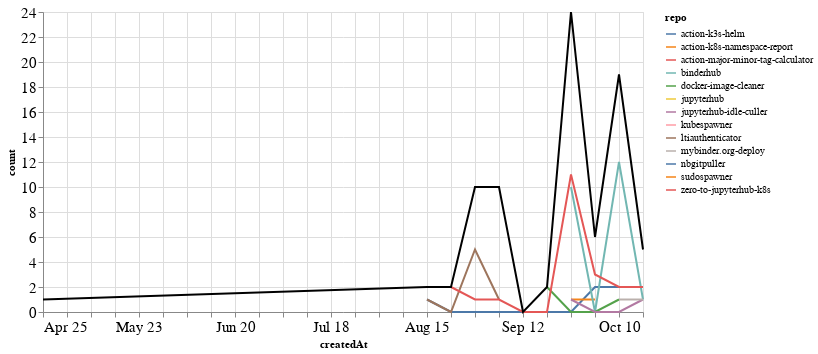

The cell this chart's notebook holds for it:
### Markdown cell above
### PRs

### Code cell
prs_time = prs.groupby('repo').resample('W', on='createdAt').count()['author'].reset_index()
prs_time = prs_time.rename(columns={'author': 'count'})
prs_time_total = prs_time.groupby('createdAt').agg({"count": "sum"}).reset_index()

ch1 = alt.Chart(prs_time, width=600).mark_line().encode(
    x='createdAt',
    y='count',
    color='repo',
    tooltip="repo"
)

ch2 = alt.Chart(prs_time_total, width=600).mark_line(color="black").encode(
    x='createdAt',
    y='count',
)

ch1 + ch2

### Figure 1 — Vega-Lite specification as saved in the notebook (floating-point values rounded to 4 significant figures)
{"config": {"axisLeft": {"labelFontSize": 15}, "axisBottom": {"labelFontSize": 15}}, "layer": [{"data": {"name": "data-c391b0855874e650cedba7af8890a9d2"}, "mark": "line", "encoding": {"color": {"type": "nominal", "field": "repo"}, "tooltip": {"type": "nominal", "field": "repo"}, "x": {"type": "temporal", "field": "createdAt"}, "y": {"type": "quantitative", "field": "count"}}, "width": 600}, {"data": {"name": "data-efbd157516c90868e023e8e08e9b71a4"}, "mark": {"type": "line", "color": "black"}, "encoding": {"x": {"type": "temporal", "field": "createdAt"}, "y": {"type": "quantitative", "field": "count"}}, "width": 600}], "$schema": "https://vega.github.io/schema/vega-lite/v4.8.1.json", "datasets": {"data-c391b0855874e650cedba7af8890a9d2": [{"repo": "action-k3s-helm", "createdAt": "2021-08-15T00:00:00", "count": 1}, {"repo": "action-k3s-helm", "createdAt": "2021-08-22T00:00:00", "count": 0}, {"repo": "action-k3s-helm", "createdAt": "2021-08-29T00:00:00", "count": 0}, {"repo": "action-k3s-helm", "createdAt": "2021-09-05T00:00:00", "count": 0}, {"repo": "action-k3s-helm", "createdAt": "2021-09-12T00:00:00", "count": 0}, {"repo": "action-k3s-helm", "createdAt": "2021-09-19T00:00:00", "count": 0}, {"repo": "action-k3s-helm", "createdAt": "2021-09-26T00:00:00", "count": 0}, {"repo": "action-k3s-helm", "createdAt": "2021-10-03T00:00:00", "count": 2}, {"repo": "action-k3s-helm", "createdAt": "2021-10-10T00:00:00", "count": 2}, {"repo": "action-k8s-namespace-report", "createdAt": "2021-09-26T00:00:00", "count": 1}, {"repo": "action-k8s-namespace-report", "createdAt": "2021-10-03T00:00:00", "count": 1}, {"repo": "action-major-minor-tag-calculator", "createdAt": "2021-09-26T00:00:00", "count": 1}, {"repo": "binderhub", "createdAt": "2021-09-26T00:00:00", "count": 10}, {"repo": "binderhub", "createdAt": "2021-10-03T00:00:00", "count": 0}, {"repo": "binderhub", "createdAt": "2021-10-10T00:00:00", "count": 12}, {"repo": "binderhub", "createdAt": "2021-10-17T00:00:00", "count": 1}, {"repo": "docker-image-cleaner", "createdAt": "2021-09-19T00:00:00", "count": 2}, {"repo": "docker-image-cleaner", "createdAt": "2021-09-26T00:00:00", "count": 0}, {"repo": "docker-image-cleaner", "createdAt": "2021-10-03T00:00:00", "count": 0}, {"repo": "docker-image-cleaner", "createdAt": "2021-10-10T00:00:00", "count": 1}, {"repo": "jupyterhub", "createdAt": "2021-08-29T00:00:00", "count": 4}, {"repo": "jupyterhub-idle-culler", "createdAt": "2021-09-26T00:00:00", "count": 1}, {"repo": "jupyterhub-idle-culler", "createdAt": "2021-10-03T00:00:00", "count": 0}, {"repo": "jupyterhub-idle-culler", "createdAt": "2021-10-10T00:00:00", "count": 0}, {"repo": "jupyterhub-idle-culler", "createdAt": "2021-10-17T00:00:00", "count": 1}, {"repo": "kubespawner", "createdAt": "2021-10-10T00:00:00", "count": 1}, {"repo": "ltiauthenticator", "createdAt": "2021-08-15T00:00:00", "count": 1}, {"repo": "ltiauthenticator", "createdAt": "2021-08-22T00:00:00", "count": 0}, {"repo": "ltiauthenticator", "createdAt": "2021-08-29T00:00:00", "count": 5}, {"repo": "ltiauthenticator", "createdAt": "2021-09-05T00:00:00", "count": 1}, {"repo": "mybinder.org-deploy", "createdAt": "2021-10-10T00:00:00", "count": 1}, {"repo": "mybinder.org-deploy", "createdAt": "2021-10-17T00:00:00", "count": 1}, {"repo": "nbgitpuller", "createdAt": "2021-09-05T00:00:00", "count": 8}, {"repo": "sudospawner", "createdAt": "2021-04-25T00:00:00", "count": 1}, {"repo": "zero-to-jupyterhub-k8s", "createdAt": "2021-08-22T00:00:00", "count": 2}, {"repo": "zero-to-jupyterhub-k8s", "createdAt": "2021-08-29T00:00:00", "count": 1}, {"repo": "zero-to-jupyterhub-k8s", "createdAt": "2021-09-05T00:00:00", "count": 1}, {"repo": "zero-to-jupyterhub-k8s", "createdAt": "2021-09-12T00:00:00", "count": 0}, {"repo": "zero-to-jupyterhub-k8s", "createdAt": "2021-09-19T00:00:00", "count": 0}, {"repo": "zero-to-jupyterhub-k8s", "createdAt": "2021-09-26T00:00:00", "count": 11}, {"repo": "zero-to-jupyterhub-k8s", "createdAt": "2021-10-03T00:00:00", "count": 3}, {"repo": "zero-to-jupyterhub-k8s", "createdAt": "2021-10-10T00:00:00", "count": 2}, {"repo": "zero-to-jupyterhub-k8s", "createdAt": "2021-10-17T00:00:00", "count": 2}], "data-efbd157516c90868e023e8e08e9b71a4": [{"createdAt": "2021-04-25T00:00:00", "count": 1}, {"createdAt": "2021-08-15T00:00:00", "count": 2}, {"createdAt": "2021-08-22T00:00:00", "count": 2}, {"createdAt": "2021-08-29T00:00:00", "count": 10}, {"createdAt": "2021-09-05T00:00:00", "count": 10}, {"createdAt": "2021-09-12T00:00:00", "count": 0}, {"createdAt": "2021-09-19T00:00:00", "count": 2}, {"createdAt": "2021-09-26T00:00:00", "count": 24}, {"createdAt": "2021-10-03T00:00:00", "count": 6}, {"createdAt": "2021-10-10T00:00:00", "count": 19}, {"createdAt": "2021-10-17T00:00:00", "count": 5}]}}
